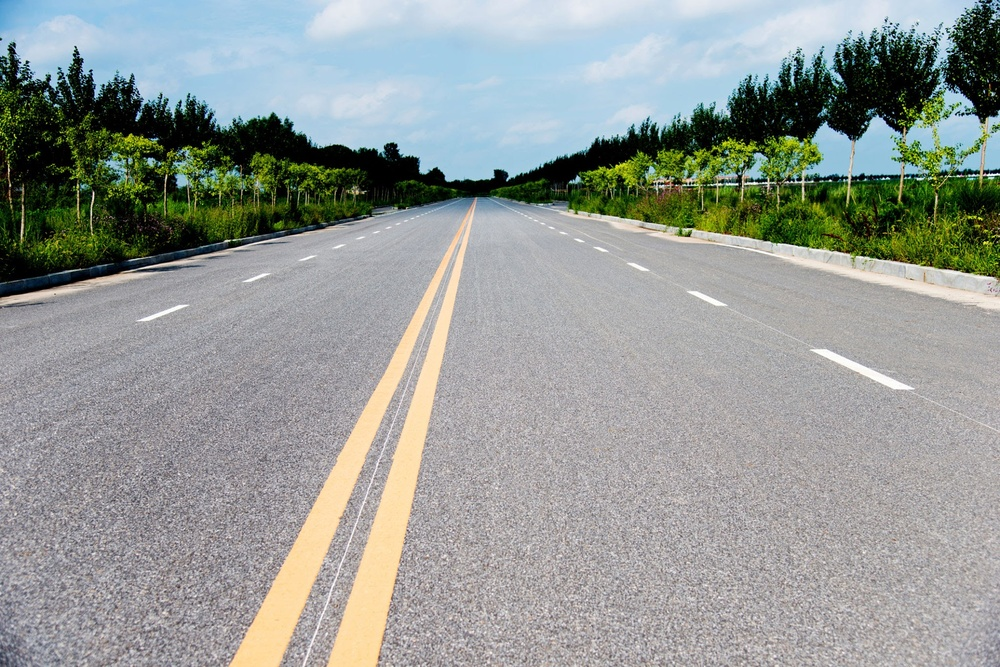
#> input picture road.jpg, 1000 x 667 px, shrunk from 2048 x 1367 before the run
$ python w12-2.py
#> lines starting #> are read from the running program, lines starting #| are printed output that depends on the picture; after the words box and inside, x2 and y2 are one past the last pixel; in counts of white or black regions, pixels touching at a corner belong together
# Sobel Method
import cv2 as cv
import numpy as np

img = cv.imread("road.jpg")
#> img is the input picture: shape (667, 1000, 3); mean B, G, R 150.6, 154, 148.7
kernel = np.ones((3,3),np.uint8)

upper_yellow = np.array([255,255,255])
lower_yellow = np.array([130,190,240])

result= cv.inRange(img,lower_yellow,upper_yellow)
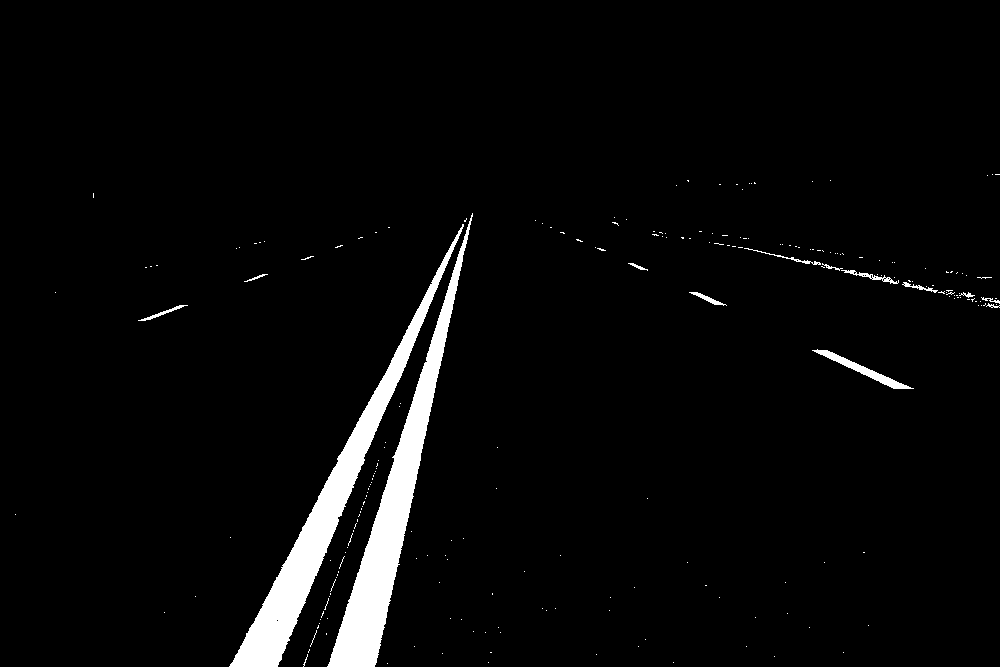
#> result: shape (667, 1000); 3.7% white; 224 white regions (210 under 20 px), largest, box (x1, y1, x2, y2) and area: (327, 213, 473, 667) 11182, (229, 224, 464, 667) 11053, (812, 349, 914, 389) 698
open = cv.morphologyEx(result,cv.MORPH_CLOSE,kernel,1)
#> open: shape (667, 1000); 3.7% white; 178 white regions (168 under 20 px), largest, box (x1, y1, x2, y2) and area: (327, 213, 473, 667) 11195, (229, 224, 464, 667) 11075, (812, 349, 914, 389) 698
open = cv.morphologyEx(open,cv.MORPH_OPEN,kernel,1)
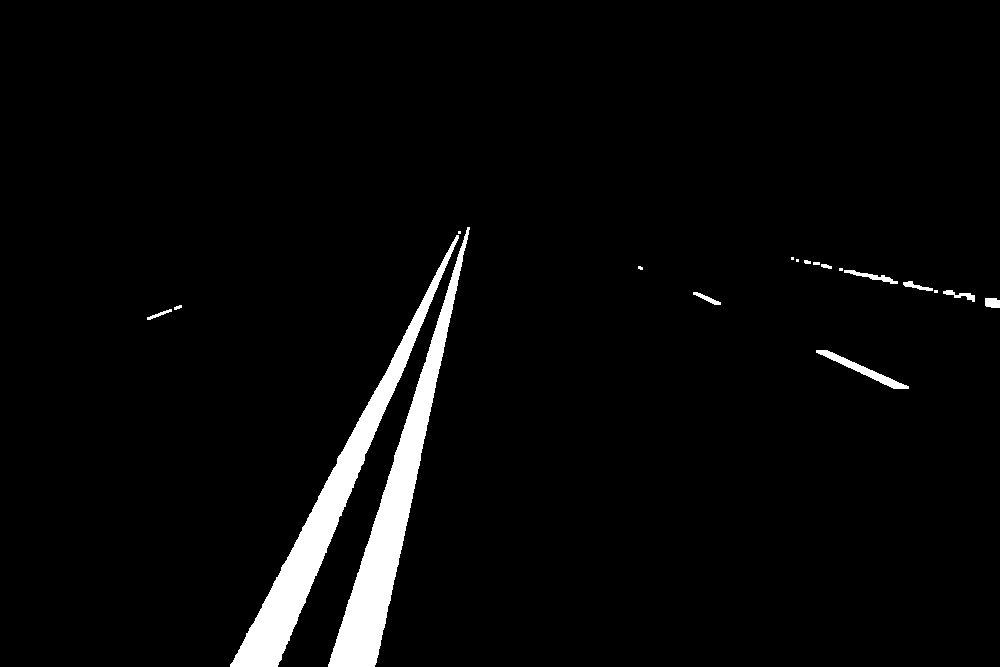
#> open: shape (667, 1000); 3.6% white; 19 white regions (6 under 20 px), largest, box (x1, y1, x2, y2) and area: (328, 227, 470, 667) 11163, (230, 235, 459, 667) 11044, (816, 350, 909, 389) 684


canny =cv.Canny(open,150,200 ,apertureSize=3)
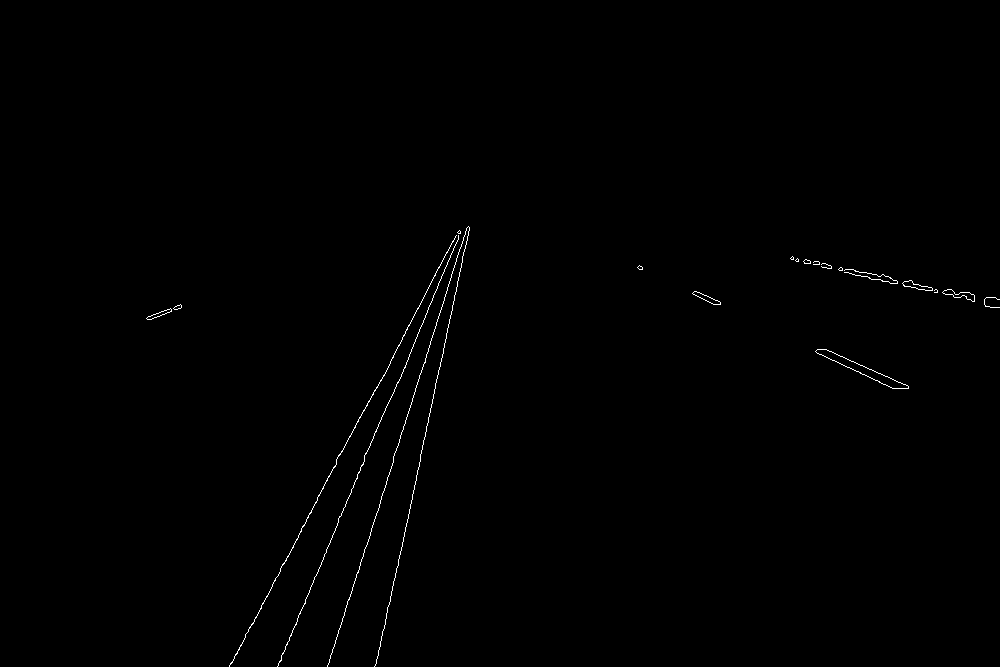
#> canny: shape (667, 1000); 0.38% white in thin lines or dots, all inside (x1, y1, x2, y2) = (146, 226, 1000, 667)
lines = cv.HoughLinesP(canny,1,np.pi/180,70,minLineLength=300,maxLineGap=250)
#> lines = [[378, 655, 469, 227], [277, 666, 425, 317], [281, 655, 460, 232], [229, 666, 460, 231]]
for line in lines :
    x1,y1,x2,y2 = line[0]
    cv.line(img,(x1,y1),(x2,y2),(0,0,255),2)
#> this loop made 4 passes
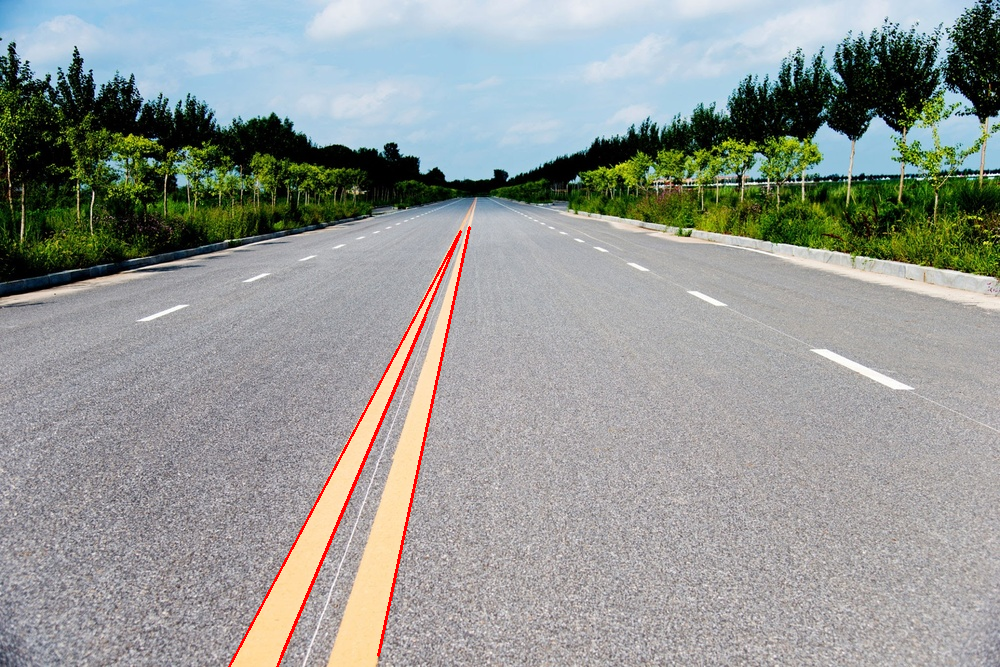
#> img: shape (667, 1000, 3); 0.59% of pixels changed, all inside (x1, y1, x2, y2) = (228, 226, 471, 667)

cv.imshow("img",img)
cv.waitKey(0)
cv.destroyAllWindows()
